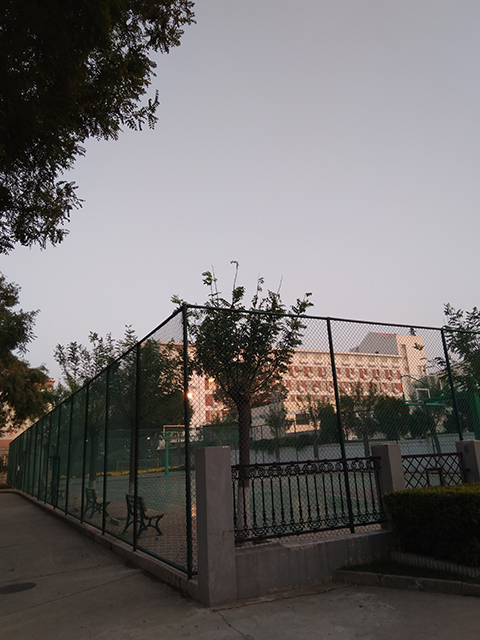
#> input picture Stitch/img.png, 480 x 640 px
$ python Stitcher.py
#> lines starting #> are read from the running program, lines starting #| are printed output that depends on the picture
import cv2
import numpy as np
import time


# 检测两张图片里的关键点、提取局部不变特征
def detectAndDescribe(image, type):
    # 将彩色图片转换成灰度图
    gray = cv2.cvtColor(image, cv2.COLOR_BGR2GRAY)

    # 建立生成器
    if type == 1:
        descriptor = cv2.xfeatures2d.SIFT_create()
    elif type == 2:
        descriptor = cv2.xfeatures2d.SURF_create()

    # 检测特征点，并计算描述子
    (kps, features) = descriptor.detectAndCompute(gray, None)

    # 将结果转换成NumPy数组
    kps = np.float32([kp.pt for kp in kps])

    # 返回特征点集，及对应的描述特征
    return kps, features


# 匹配两张图片的特征
# [66 lines left out: functions matchKeypoints, drawMatches, smooth, not called in this run]

class Stitcher:
    # 拼接函数
    def stitch(self, images, ratio=0.75, reprojThresh=4.0, showMatches=False, opType = 1):
        # 获取输入图片
        (imageB, imageA) = images

        time_start = time.time()
        # 检测A、B图片的关键特征点，并计算特征描述子
        (kpsA, featuresA) = detectAndDescribe(imageA, opType)
        (kpsB, featuresB) = detectAndDescribe(imageB, opType)
        time_end = time.time()
        print('time cost', time_end - time_start, 's')

        # 匹配两张图片的所有特征点，返回匹配结果
        M = matchKeypoints(kpsA, kpsB, featuresA, featuresB, ratio, reprojThresh)

        # 如果返回结果为空，没有匹配成功的特征点，退出算法
        if M is None:
            return None

        # 否则，提取匹配结果
        # H是3x3视角变换矩阵
        (matches, H, status) = M
        # 将图片A进行视角变换，result是变换后图片
        result = cv2.warpPerspective(imageA, H, (imageA.shape[1] + imageB.shape[1], imageA.shape[0]))

        # 平滑缝合线
        # smooth(result, imageB)
        # 将图片B传入result图片最左端
        result[0:imageB.shape[0], 0:imageB.shape[1]] = imageB

        # 检测是否需要显示图片匹配
        if showMatches:
            # 生成匹配图片
            vis = drawMatches(imageA, imageB, kpsA, kpsB, matches, status)
            # 返回结果
            return result, vis

        # 返回匹配结果
        return result


# 左边的图片
imageA = cv2.imread("img.png")
#> imageA is the input picture: shape (640, 480, 3); mean B, G, R 107.9, 108.3, 111.6
# 降低亮度
# imageA = (imageA * 0.5).astype("uint8")
# 旋转
# (h, w) = imageA.shape[:2] #10
# center = (w // 2, h // 2)
# M = cv2.getRotationMatrix2D(center, 30, 1.0) #12
# imageA = cv2.warpAffine(imageA, M, (w, h)) #13


# 右边的图片
imageB = cv2.imread("img_1.png")
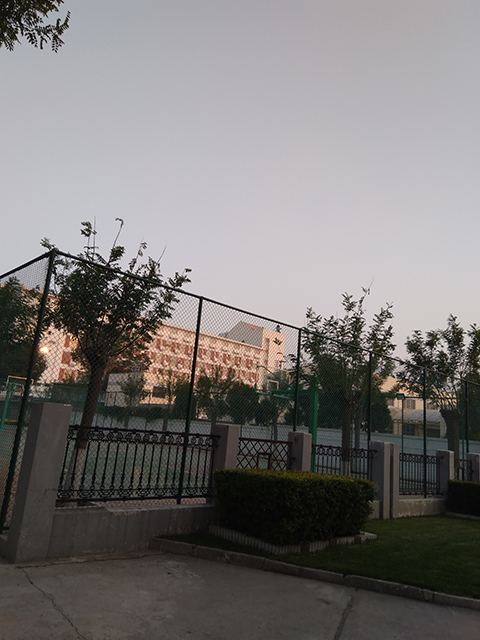
#> input picture Stitch/img_1.png, 480 x 640 px
#> imageB is the input picture: shape (640, 480, 3); mean B, G, R 116, 117.5, 120.3

# 把图片拼接成全景图
stitcher = Stitcher()
# 从左到右
(result, vis) = stitcher.stitch([imageA, imageB], showMatches=True, opType=2)
#> in detectAndDescribe, `gray = cv2.cvtColor(image, cv2.COLOR_BGR2GRAY)`:
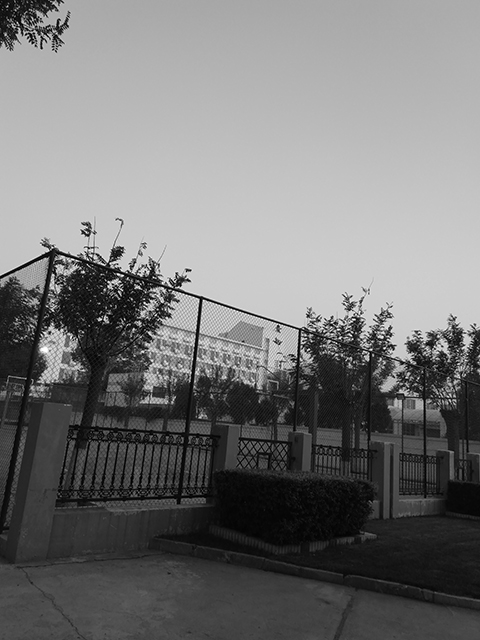
#> gray: shape (640, 480); min 0, max 255, mean 118.2
#> (the run stopped early here; a loop or call above may not have finished)
